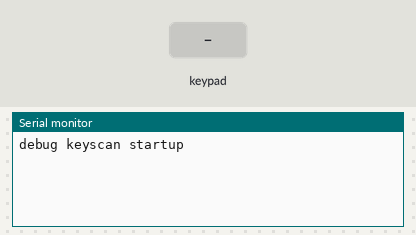
A sketch run on a simulated Arduino Uno, built with avr-gcc and run on an emulated ATmega328P. Shown: the last lines printed to the serial monitor. Wiring (inferred from the names in the program): 8×8 keypad (labels assumed): rows pin 2, pin 3, pin 4, pin 5, A0, A1, A2, A3; columns pin 6, pin 7, pin 8, pin 9, pin 10, pin 11, pin 12, pin 13. The inputs (shaded band) are chosen by the test bench.

Above: at 1.2 s.
1.3 s: key '1' pressed
At 1.9 s:
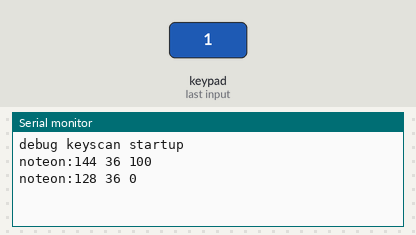
2.9 s: keypad keys 1 2 pressed 0.4 s apart
At 4.7 s:
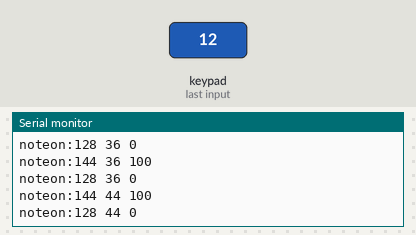
5.2 s: key '9' pressed
At 6.1 s:
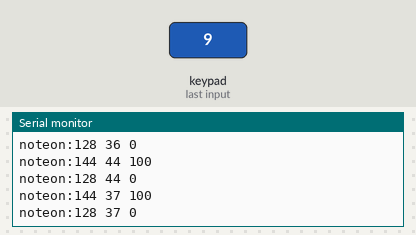
Timing chart, 0 to 8.2 s (numbered marks = the images above; inputs shaded):
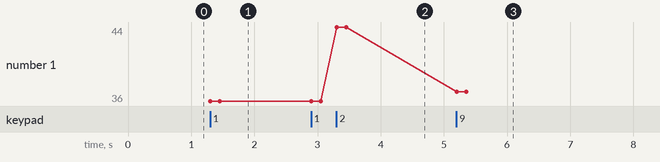

The sketch:

bancoprova.ino
```cpp
// (licence header left out)
#define DEBUGSERIAL
#define KBDOFFSET 36    // offset DO-2
#define TESTBOUNCEno

uint8_t colpins[]={6,7,8,9,10,11,12,13};  // connettore viscount colonne matrice
uint8_t rowpins[]={2,3,4,5,A0,A1,A2,A3};  // connettore viscount righe matrice

boolean keyPressed[64];
int noteVelocity = 100;     // se non rilevi la velocità devi usare questo valore predefinito

void noteOn(int cmd, int pitch, int velocity) {

    #ifdef DEBUGSERIAL
      String s="noteon:";
      Serial.println(s+cmd+" "+pitch+" "+velocity);
    #else
      // todo: MIDI out
//~       Serial.write(cmd);
//~       Serial.write(pitch);
//~       Serial.write(velocity);
    #endif
}

void scankeyboard() {
  static uint8_t scanrow=0;
  static uint8_t scancol=0;
  static uint8_t midinote=KBDOFFSET;

  // attiva la colonna (scancol)
  digitalWrite(colpins[scancol], LOW);

  int xrow=digitalRead(rowpins[scanrow]);
  //todo: controllo antirimbalzo?

  // noteon
  if ( !xrow && !keyPressed[scancol+(scanrow*8)] ) {
    keyPressed[scancol+(scanrow*8)]=true;
    noteOn(0x90, midinote, noteVelocity);
  }

  //noteoff
  if ( xrow && keyPressed[scancol+(scanrow*8)] ) {
    keyPressed[scancol+(scanrow*8)]=false;
    noteOn(0x80, midinote, 0);
  }

  digitalWrite(colpins[scancol], HIGH);

  midinote++;
  if (++scanrow==8) {
     scanrow=0;
     if (++scancol==8) {
        scancol=0;
        midinote=KBDOFFSET;   // offset DO-2
      } //else midinote+=8;
  }
}

void setup() {

    // azzeramento array keyPressed
    for(int i = 0; i < 64; i++){
      keyPressed[i]=false;
    }

    // configurazione pin in uscita, pin in ingresso e pullup interno
    for(int i = 0; i < 8; i++){
      pinMode(colpins[i],OUTPUT);
      pinMode(rowpins[i],INPUT_PULLUP);
    };

    #ifdef DEBUGSERIAL
      // 300, 600, 1200, 2400, 4800, 9600, 14400, 19200, 28800, 38400, 57600, or 115200
      // 14400 e 28800 non vanno!
      Serial.begin(57600);
      Serial.println("debug keyscan startup");
    #else
      // todo: MIDI output
//~       Serial.begin(31250);    // velocità secondo lo standard MIDI
//~                               // la seriale lavora come MIDI OUT
    #endif
}

void loop() {
  scankeyboard();
//~   delay(500);
}
```

Measured:
- after the input at 1.3 s, the serial monitor: prints a new line at once (image 1)
- after the input at 2.9 s, the serial monitor: prints a new line after 0.40 s (image 2)
- after the input at 5.2 s, the serial monitor: prints a new line at once (image 3)
- plotted number 1: 36 → 44 after the input at 2.9 s, 44 → 37 after the input at 5.2 s
